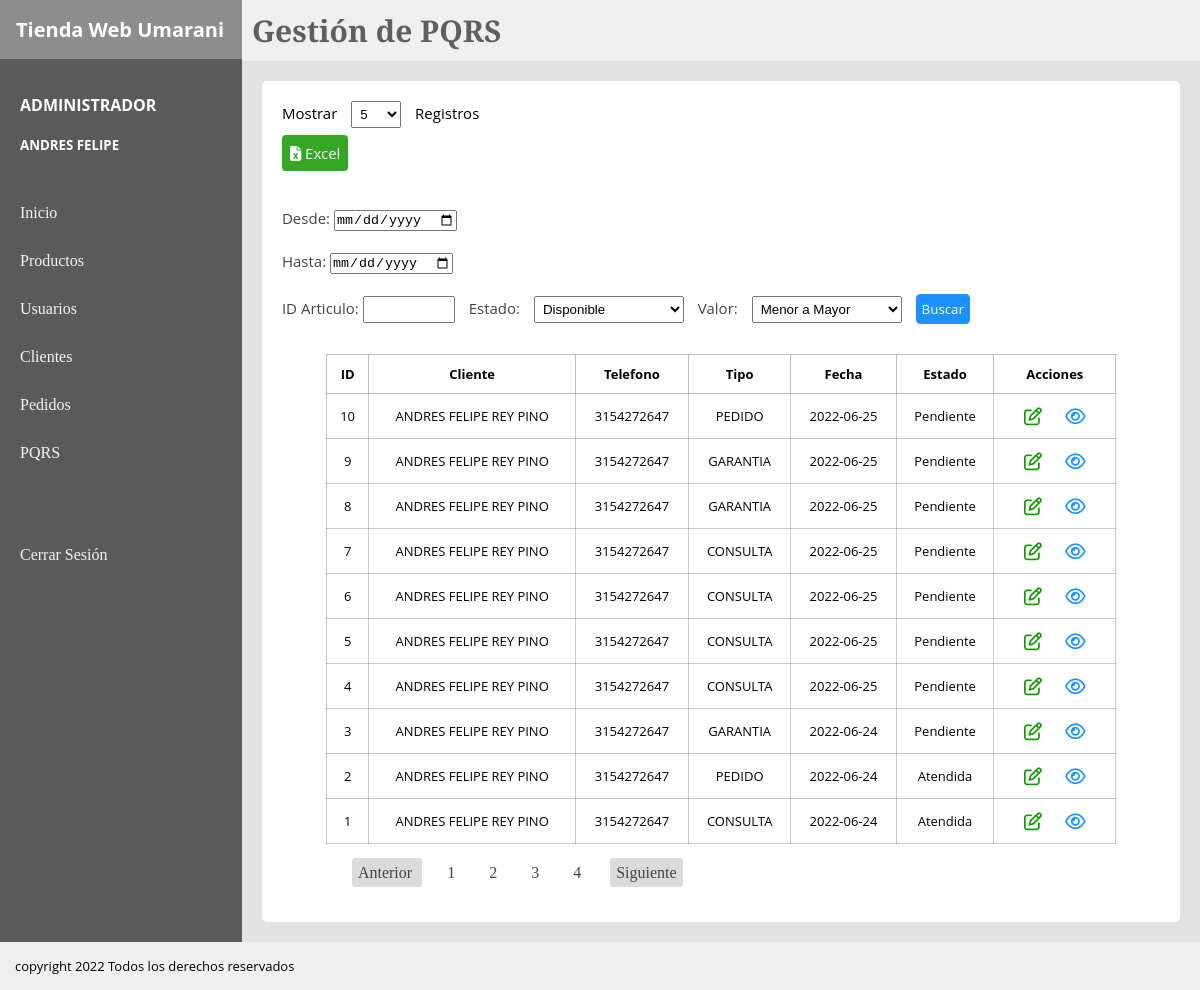
Before: /View/PQRS.php (signed in) with the older database file.
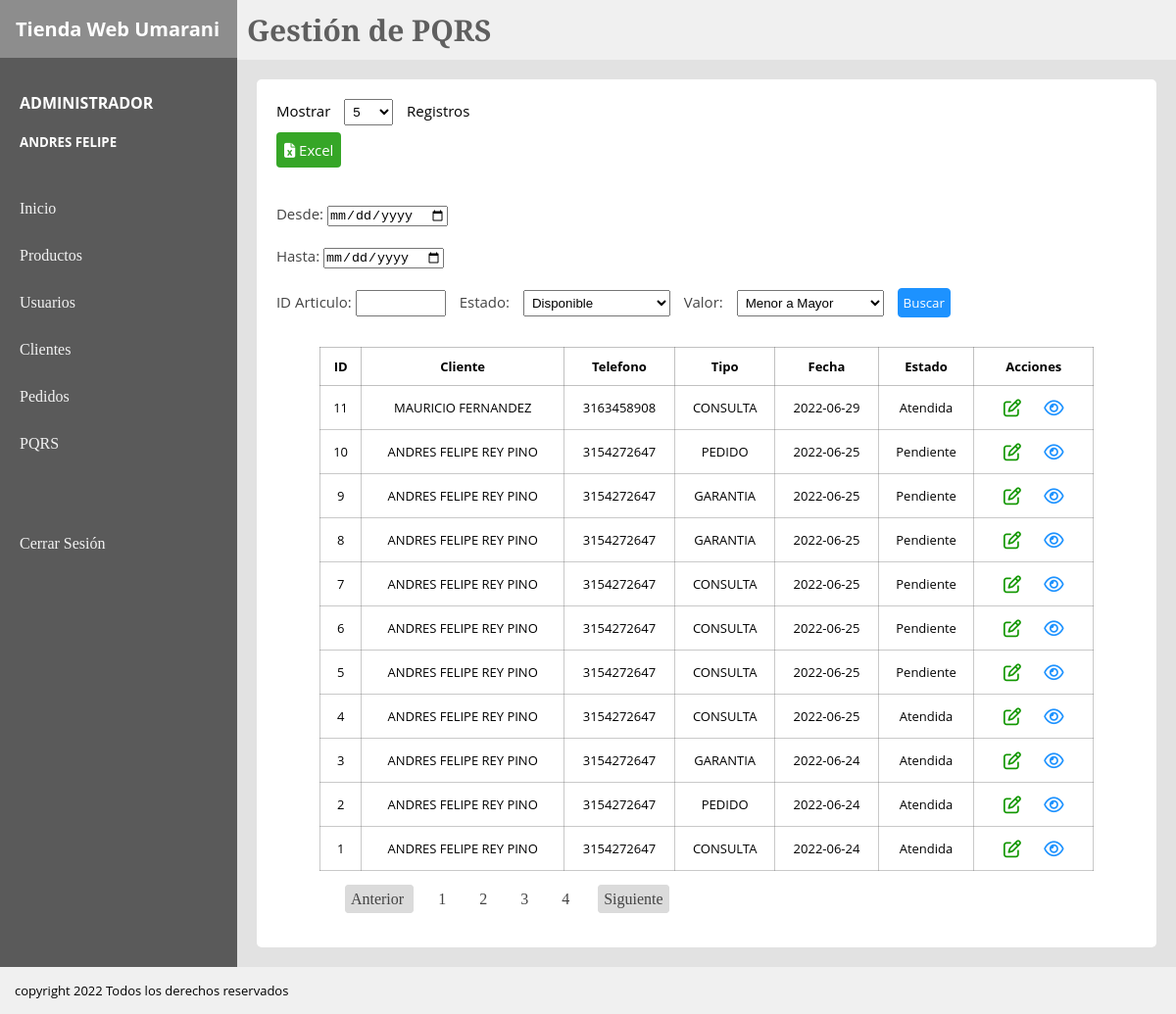
After: the same page with the newer database file.
### tables this page shows
CREATE TABLE `pqrs` (
  `pqrsId` int(11) NOT NULL AUTO_INCREMENT,
  `pqrsNombre` varchar(200) NOT NULL,
  `pqrsMail` varchar(200) NOT NULL,
  `pqrsDescripcion` text NOT NULL,
  `pqrsTelefono` varchar(12) NOT NULL,
  `pqrsEstado` varchar(30) NOT NULL DEFAULT 'Pendiente',
  `pqrsFecha` date NOT NULL,
  `pqrsClienteId` int(11) DEFAULT NULL,
  `pqrsUsuarioId` int(11) DEFAULT NULL,
  `pqrsOrigenId` int(11) NOT NULL,
  `pqrsPedidoId` int(11) DEFAULT NULL,
  `pqrsImagen` varchar(250) NOT NULL,
  PRIMARY KEY (`pqrsId`),
  KEY `fk_pqrsUsuarioId` (`pqrsUsuarioId`),
  KEY `fk_pqrsOrigenId` (`pqrsOrigenId`),
  KEY `fk_pqrsClienteId` (`pqrsClienteId`),
  CONSTRAINT `fk_pqrsClienteId` FOREIGN KEY (`pqrsClienteId`) REFERENCES `cliente` (`clienteId`),
  CONSTRAINT `fk_pqrsOrigenId` FOREIGN KEY (`pqrsOrigenId`) REFERENCES `pqrstipo` (`pqrsTipoId`),
  CONSTRAINT `fk_pqrsUsuarioId` FOREIGN KEY (`pqrsUsuarioId`) REFERENCES `usuariotienda` (`usuarioId`)
);

CREATE TABLE `pqrstipo` (
  `pqrsTipoId` int(11) NOT NULL AUTO_INCREMENT,
  `pqrsTipoNombre` varchar(30) NOT NULL,
  PRIMARY KEY (`pqrsTipoId`)
);

### Controller/mostrarPQRS.php (called while the page is built)
<?php
require_once('../Model/M_PQRS.php');
$pq1 = new PQRS();
$registros = $pq1->verPqrs();
?>

### Model/M_PQRS.php (called while the page is built, shortened)
<?php
    class PQRS {
            private $pqrs;
        public function __construct()
        {
            $this->pqrs = new mysqli('localhost','root','','proyecto');
        }
        public function verPqrs(){
            $query = $this->pqrs->query("SELECT * FROM pqrs
            JOIN pqrsTipo
            ON pqrsOrigenId = pqrsTipoId
            ORDER BY pqrsId DESC");
            $retorno = [];
            $i = 0;
            while($fila = $query->fetch_assoc()) {
                $retorno[$i] = $fila;
                $i++;
            }
            return $retorno;
        }
    }
?>

### View/PQRS.php (the view, shortened to what this page needs)
<?php
require_once('../Controller/mostrarPQRS.php'); ?>
<!DOCTYPE html>
<html lang="en">
<head>
</head>
<body>
<link rel="stylesheet" href="../CSS/tiendaEstilos.css">
    <div class="padre">
        <div class="board">
            <div class="titulo">
                <h1>Tienda Web Umarani</h1>
            </div>
            <div class="usuario">
            <h4><?php echo "$_SESSION[rol] "; ?></h4>
             <h5><?php echo "$_SESSION[nombre] $_SESSION[apellido] "; ?></h5>
            </div>
            <nav class="secciones">
                <a href="#">Inicio</a>
                <a href="../View/Productos.php">Productos</a>
                <?php if($_SESSION['rol'] == 'ADMINISTRADOR')  { ?>
                <a href="../View/Usuarios.php">Usuarios</a>
                <a href="../View/adminClientes.php">Clientes</a> <?php } ?>
                <a href="../View/Pedidos.php">Pedidos</a>
                 <a href="../View/PQRS.php">PQRS</a> <br><br><br>
                <a href="../Controller/cerrarSesion.php">Cerrar Sesión</a>
            </nav>
        </div>
        <div class="content">
        <header class="header">
            <h1>Gestión de PQRS</h1>
        </header>
        <section class="section">
            <div class="container">
                <div class="registros">
                 <p> Mostrar  <select name="" id="">
                    <option value="">5</option>
               </select>  Registros </p>
                </div>
                <div class="exportar">
                    <a class="excel" href="#"><i class="fas fa-file-excel"></i> Excel</a>
                </div>
                <div class="filtros" >
                    <form action="">
                        <label for="fechainicio">Desde: </label>
                        <input type="date" name="fechainicio"><br><br>
                        <label for="fechafin">Hasta:  </label>
                        <input type="date" name="fechafin"><br><br>
                        <label for="id">ID Articulo: </label>
                        <input name="id" type="text" class="idpedido">
                        <label for=""> Estado: </label>
                        <select name="" id="">Estado
                            <option value="">Disponible</option>
                        </select>
                        <label for=""> Valor: </label>
                        <select name="" id="">Estado
                            <option value="">Menor a Mayor</option>
                        </select>
                        <input class="searchButton" type="button" value="Buscar">
                    </form>
                </div>
                <table>
                    <tr>
                        <th>ID</th>
                        <th>Cliente</th>
                        <th>Telefono</th>
                        <th>Tipo</th>
                        <th>Fecha</th>
                        <th>Estado</th>
                        <th>Acciones</th>
                    </tr>
                    <?php foreach($registros as $reg){
                        ?>
                    <tr class="información" >
                        <td><?php echo $reg['pqrsId'] ?></td>
                        <td><?php echo $reg['pqrsNombre'] ?></td>
                        <td><?php echo $reg['pqrsTelefono'] ?></td>
                        <td><?php echo $reg['pqrsTipoNombre'] ?></td>
                        <td><?php echo $reg['pqrsFecha'] ?></td>
                        <td><?php echo $reg['pqrsEstado'] ?></td>
                        <td>
                            <?php if($reg['pqrsEstado'] == 'Pendiente'){ ?>
                                   <a class="edit" href="../View/GestionPqrs.php?pqEdit=<?php echo "$reg[pqrsId]" ?>"><i class="far fa-edit"></i></i></a>
                                   <?php if($_SESSION['rol'] == 'ADMINISTRADOR'){ ?>
                                    <a class="detail" href="../View/detalleResolucion.php?pqVis=<?php echo "$reg[pqrsId]" ?>"><i class="far fa-eye"></i></a>
                                    <?php  }    ?>
                             <?php  }else { ?>
                                <?php if($_SESSION['rol'] == 'ADMINISTRADOR'){ ?>
                                    <a class="edit" href="../View/GestionPqrs.php?pqEdit=<?php echo "$reg[pqrsId]" ?>"><i class="far fa-edit"></i></i></a>
                                    <?php  }    ?>
                                 <a class="detail" href="../View/detalleResolucion.php?pqVis=<?php echo "$reg[pqrsId]" ?>"><i class="far fa-eye"></i></a>
                                 <?php }?>
                        </td>
                    </tr>
                    <?php  } ?>
                </table>
                <nav class="paginacion">
                <a class="prev-next" href="#">Anterior </a>
                <a href="#">1</a>
                <a href="#">2</a>
                <a href="#">3</a>
                <a href="#">4</a>
                <a class="prev-next" href="#"> Siguiente</a>
                </nav>
            </div>
        </section>
        </div>
    </div>
    <footer class="footer">
        <p>copyright 2022 Todos los derechos reservados</p>
    </footer>
</body>
</html>

### CSS/tiendaEstilos.css (style rules this page uses)
* { padding: 0px; margin: 0px; }
.padre { display: flex; }
.board { background: #5a5a5a; flex: 1 1 auto; height: auto; }
.titulo { background: #8d8d8d; padding: 10px; }
.titulo h1 { font-family: 'Open Sans', sans-serif; font-size: 20px; padding: 6px; color:rgb(255, 255, 255); }
.usuario { padding: 10px; margin-top: 15px; }
.usuario h4 { color: rgb(255, 255, 255); font-family: 'Open Sans', sans-serif; padding: 10px; }
.usuario h5 { color: rgb(255, 255, 255); font-family: 'Open Sans', sans-serif; padding: 10px; }
.secciones { padding: 10px; }
.secciones a { display: block; padding: 10px; color: rgb(243, 243, 243); text-decoration: none; margin-top: 10px; font-family: 'Bitter', serif; transition: 0.3s ease-in-out; }
.content { flex: 100 1 auto; }
.header { background: #f0f0f0; }
.header h1 { font-family: 'Bitter', serif; font-size: 30px; padding: 10px; color: rgb(95, 95, 95); }
.section { background: #e2e2e2; padding: 20px; min-height: 720px; }
.container { padding: 20px; border-radius: 5px; background: #ffffff; }
table { margin-left: auto; margin-right: auto; border: 1px solid rgba(95, 95, 95, 0.384); border-collapse: collapse; width: 90%; font-family: 'Open Sans', sans-serif; font-size: 13px; }
th { border: 1px solid rgba(95, 95, 95, 0.384); text-align: center; padding: 10px; }
td { border: 0.5px solid rgba(95, 95, 95, 0.336); padding: 10px; text-align: center; }
.detail { color: #1d92ff; font-size: 18px; padding: 10px; }
.edit { color: rgb(18, 151, 0); font-size: 18px; padding: 10px; }
.exportar { padding: 15px 0px; }
.exportar a { padding: 8px; text-decoration: none; border-radius: 4px ; font-family: 'Open Sans', sans-serif; font-size: 15px; }
.excel { background:rgba(18, 151, 0, 0.849); color: #fff; }
.registros { font-family: 'Open Sans', sans-serif; font-size: 15px; }
select { width: 50px; margin: 0px 10px; padding: 4px; }
.filtros { margin: 30px 0px; font-family: 'Open Sans', sans-serif; font-size: 15px; color: #444444; }
.filtros select { width: 150px; overflow: hidden; }
.idpedido { width: 80px; padding: 4px; margin-right: 10px; overflow: hidden; }
.searchButton { padding: 5px; font-family: 'Open Sans', sans-serif; background: #1d92ff; color: #fff; border: 0.5px solid #1d92ff; border-radius: 4px; cursor: pointer; }
.paginacion { margin: 20px 0px 20px 60px; }
.paginacion a { text-decoration: none; color: #444444; margin: 0px 10px; padding: 5px; }
.prev-next { background: #dbdbdb; border-radius: 4px; border: 1px solid #dbdbdb; }
.footer { background: #f0f0f0; padding: 15px; font-family: 'Open Sans', sans-serif; font-size: 13px; }

Changed rows visible on the page:
added pqrs: pqrsId "11", pqrsNombre "MAURICIO FERNANDEZ", pqrsTelefono "3163458908", pqrsOrigenId.pqrsTipoNombre "CONSULTA", pqrsFecha "2022-06-29", pqrsEstado "Atendida"
changed pqrs id 4: pqrsEstado "Pendiente" → "Atendida"
changed pqrs id 3: pqrsEstado "Pendiente" → "Atendida"
